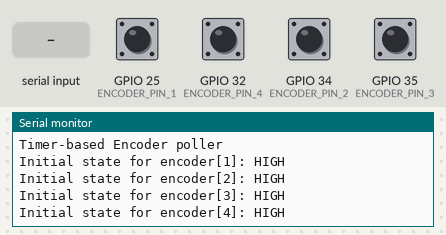
The sketch below on a simulated ESP32. Parts: the last lines printed to the serial monitor. The inputs (shaded band) are chosen by the test bench; at power-on: GPIO 25 (ENCODER_PIN_1), GPIO 32 (ENCODER_PIN_4), GPIO 34 (ENCODER_PIN_2), GPIO 35 (ENCODER_PIN_3) HIGH.

Above: at 1.2 s.
1.3 s: "p" received over Serial
At 2.5 s:
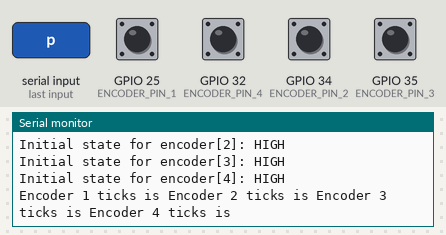
2.8 s: "r" received over Serial
At 3.9 s:
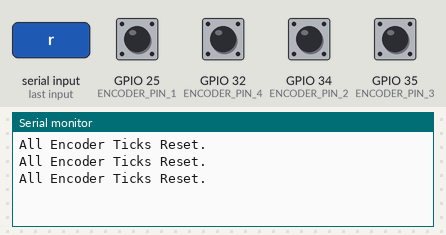
Timing chart, 0 to 5.8 s (numbered marks = the images above; inputs shaded):
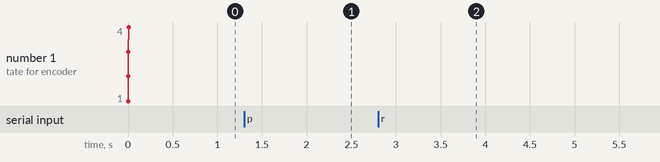

Measured:
- after the input at 1.3 s, the serial monitor: prints a new line at once (image 1)
- after the input at 2.8 s, the serial monitor: prints a new line at once (image 2)

The sketch:

slot_encoder_with_timer.ino
```cpp
#include <Arduino.h>

// --- 1. Configuration ---
#define ENCODER_PIN_1 25
#define ENCODER_PIN_2 34
#define ENCODER_PIN_3 35
#define ENCODER_PIN_4 32

// This is our "knob" for the filter speed.
// 16 bits * 50µs = 800µs total filter time.
#define POLLING_INTERVAL_MICROS (50UL)

#define TOTAL_ENCODERS 4
struct EncoderState {
  const int pin;
  volatile long ticks;
  uint16_t readings;   // 16-bit history
  uint16_t transition; // The 16-bit pattern we're looking for
  // No 'pollAtMicros' needed! The timer handles the timing.
};

static EncoderState encoders[TOTAL_ENCODERS] =
{
  {ENCODER_PIN_1, 0L, 0, 0},
  {ENCODER_PIN_2, 0L, 0, 0},
  {ENCODER_PIN_3, 0L, 0, 0},
  {ENCODER_PIN_4, 0L, 0, 0}
};

hw_timer_t *encoderPollingTimer = NULL;
portMUX_TYPE timerMux = portMUX_INITIALIZER_UNLOCKED;

void IRAM_ATTR pollAllEncodersISR() {
  for(uint8_t i = 0; i < TOTAL_ENCODERS; i++)
  {
    encoders[i].readings = (encoders[i].readings << 1) | digitalRead(encoders[i].pin);

    // Check for a stable match
    if (encoders[i].readings == encoders[i].transition) {
      portENTER_CRITICAL_ISR(&timerMux);
      encoders[i].ticks += 1; // Count the tick
      portEXIT_CRITICAL_ISR(&timerMux);
      encoders[i].transition = ~encoders[i].transition; // Invert the target
    }

    // Set the time for the next poll
  }
}

void initAllEncoders()
{
  for(uint8_t i = 0; i < TOTAL_ENCODERS; i++)
  {
    pinMode(encoders[i].pin, INPUT);

    int initialState = digitalRead(encoders[i].pin);
    if(initialState == HIGH)
    {
      Serial.printf("Initial state for encoder[%i]: HIGH\n", i+1);
      encoders[i].readings = 0xFFFF;
      encoders[i].transition = 0xFFFE;
    } else {
      Serial.printf("Initial state for encoder[%i]: LOW\n", i+1);
      encoders[i].readings = 0x0000;
      encoders[i].transition = 0x0001;
    }
  }
}

void setup() {
  // put your setup code here, to run once:
  Serial.begin(115200);
  Serial.println("Timer-based Encoder poller");
  initAllEncoders();

// --- Timer Configuration ---

  // 1. Initialize timer 0.
  // The prescaler 80 divides the 80MHz base clock to 1MHz.
  // This means our timer ticks once every 1 microsecond.
  encoderPollingTimer = timerBegin(80); // (Timer num 0, prescaler 80, countUp true)
  encoderPollingTimer = timerBegin(80);

  timerAttachInterrupt(encoderPollingTimer, &pollAllEncodersISR);// (timer, ISR, edge-triggered=true)

  // 3. Set the timer to "alarm" (fire the ISR) every 50 ticks (50µs)
  // The 'true' means it will auto-reload and repeat forever.
  timerAlarm(encoderPollingTimer, POLLING_INTERVAL_MICROS, true, 0);

  timerStart(encoderPollingTimer);

}

void loop() {
  // put your main code here, to run repeatedly:
  handleSerialCommands();
}


void printEncoderTicks(EncoderState sensor)
{
  // Serial.print("Encoder Ticks: ");
  Serial.println(sensor.ticks);
}

void printAllEncoderTicks()
{
  for(uint8_t i = 0; i < TOTAL_ENCODERS; i++)
  {
    long currentTicks;
    portENTER_CRITICAL(&timerMux);
    currentTicks = encoders[i].ticks;
    portEXIT_CRITICAL(&timerMux);
    Serial.printf("Encoder %i ticks is ", i+1, currentTicks);
  }
}

void resetEncoder(EncoderState *sensor)
{
  sensor->ticks = 0;
  Serial.println("Encoder Ticks Reset.");
}

void resetAllEncoder()
{
  for(uint8_t i = 0; i < TOTAL_ENCODERS; i++)
  {
    portENTER_CRITICAL(&timerMux);
    encoders[i].ticks = 0;
    portEXIT_CRITICAL(&timerMux);
  Serial.println("All Encoder Ticks Reset.");
  }
}

void handleSerialCommands()
{
  if(Serial.available() > 0)
  {
    char cmd = Serial.read();

    if(cmd == 'p')
    {
      printAllEncoderTicks();
    }
    if (cmd == 'r')
    {
      resetAllEncoder();
    }
  }
}
```
